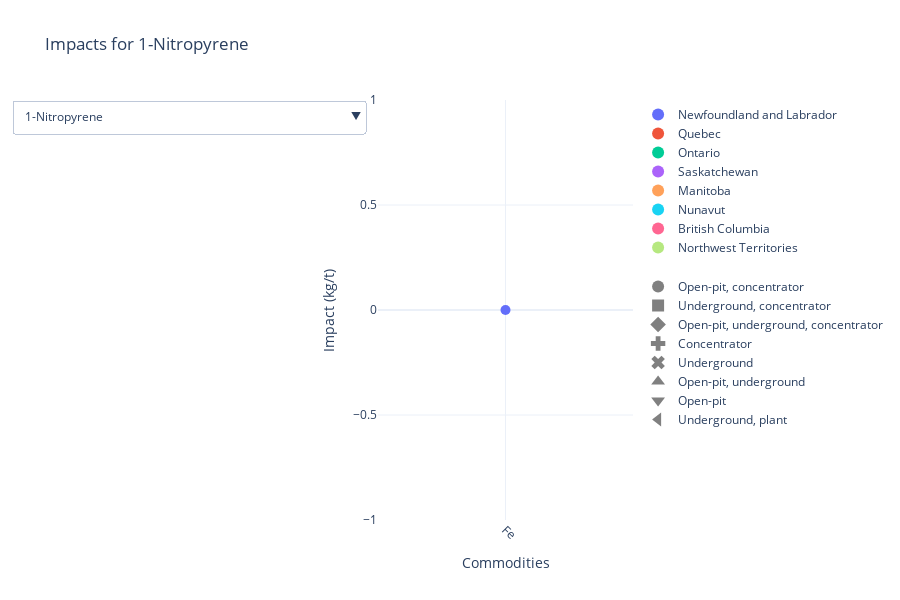

Notebook cell for this chart:
### Code cell
fig_min = plot_biosphere(
    biosphere_df=biosphere_mining_df,
    x_col='commodities',
    y_col='value_normalized',
    color_col='province',
    symbol_col='mining_processing_type',
    hover_name_cols=['facility_name', 'facility_group_name'],
    y_unit_col='unit_normalized',
    save_path="data/Parametrization/npri_min.html"
)
